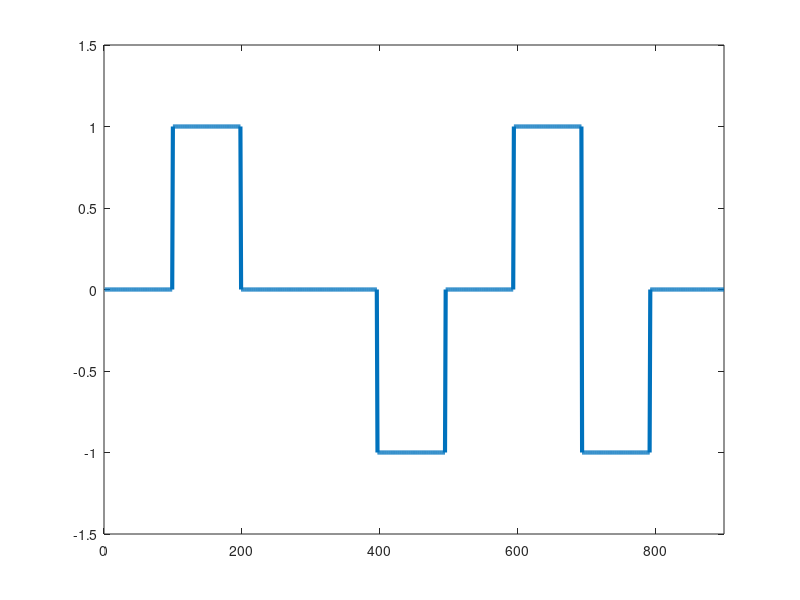

MATLAB code to generate this figure:
input_data = [0 1 0 0 1 0 1 1 0];
bit_duration = 100;
output_data = zeros(1, length(input_data)*bit_duration);
time = 1:length(output_data);

% modulation
index = 1;
state = 1;
for i=1:length(input_data)
  if input_data(i)==1
    for j=1:bit_duration-1
      output_data(index) = state;
      index = index + 1;
    endfor
    if state == 1
      state = -1;
    else 
      state = 1;
    endif
  else
    for j=1:bit_duration-1
      output_data(index) = 0;
      index = index + 1;
    endfor
  endif
endfor
plot(time, output_data, 'LineWidth', 3);
xlim([0 length(time)]);
ylim([-1.5 1.5]);

% demodulation
demodulated_data = zeros(1, length(output_data)/bit_duration);
index = 1;
for i=1:bit_duration:length(output_data)
  if output_data(i) == 0
    demodulated_data(index) = 0;
    index = index + 1;
  else
    demodulated_data(index) = 1;
    index = index + 1;
  endif
endfor
demodulated_data